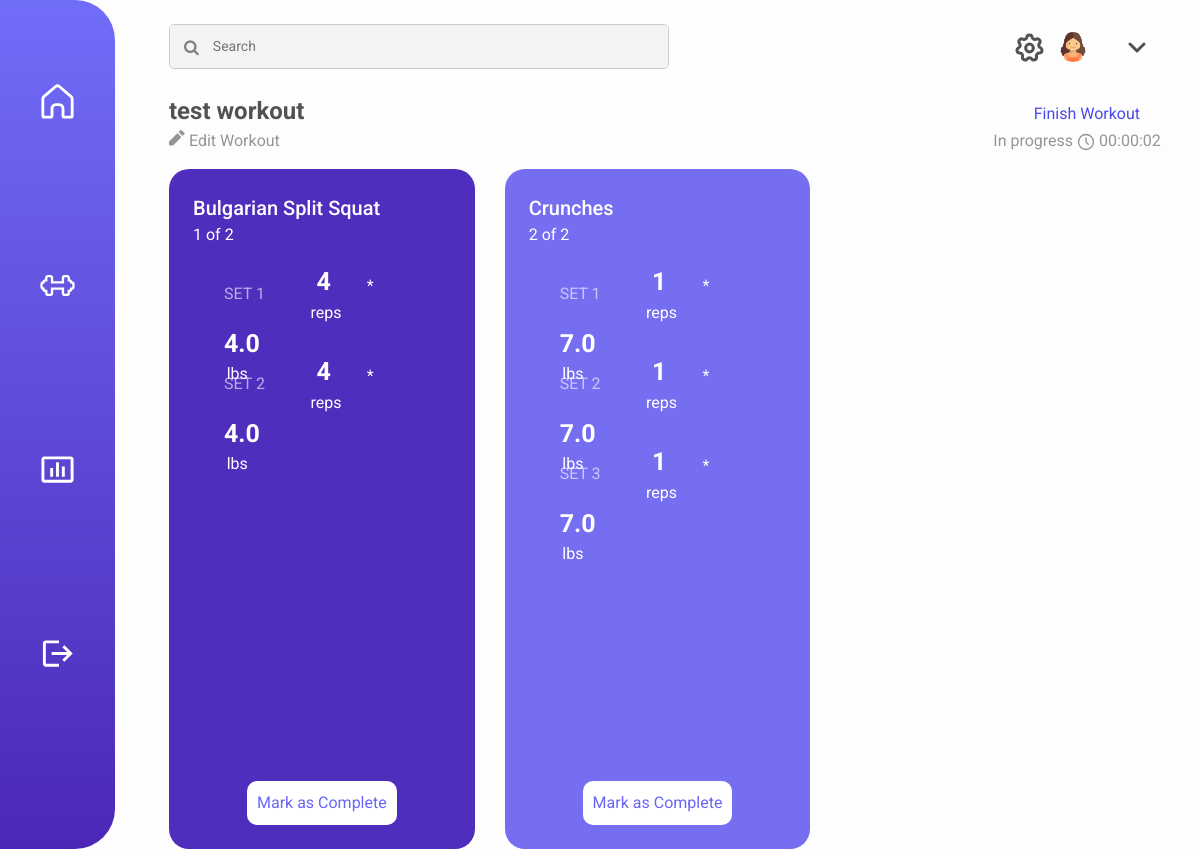
/current-workout/11/ (signed in), run on the app's committed database.
### dashboard/models.py (models this page shows)
class Workout(models.Model):
	times_completed = models.IntegerField()
	date_created = models.DateField(auto_now_add=True)
	last_date_completed = models.DateField(auto_now=True)
	name = models.CharField(max_length=120)
	avg_time_completed = models.DurationField(default=timedelta(minutes=0))
	total_time = models.DurationField(default=timedelta(minutes=0))
	user = models.ForeignKey(User, on_delete=models.CASCADE)
	weight_lifted = models.FloatField(default=0)

class Exercise(models.Model):
	exercise_type = models.ForeignKey(ExerciseType, on_delete=models.CASCADE)
	num_reps = models.IntegerField()
	num_sets = models.IntegerField()
	weight_lifted = models.FloatField()
	weight = models.FloatField()
	workout = models.ForeignKey('Workout', on_delete=models.CASCADE)

class ExerciseType(models.Model):
	TYPES = (
		('Bicep-Curls', 'Bicep Curls'),
		('Squats', 'Squats'),
		('Jumping-Jacks', 'Jumping Jacks'),
		('Bench-Press', 'Bench Press'),
		('Bulgarian-Split-Squat', 'Bulgarian Split Squat'),
		('Chest-Fly', 'Chest Fly'),
		('Crunches', 'Crunches'),
		('Curtsy-Lunge', 'Curtsy Lunge'),
		('Good-Morning', 'Good Morning'),
		('Hip-Abduction', 'Hip Abduction'),
		('Hip-Thrusts', 'Hip Thrusts'),
		('Leg-Extension', 'Leg Extension'),
		('Leg-Press', 'Leg Press'),
		('Lying-Leg-Curl', 'Lying Leg Curl'),
		('RDL', 'RDL'),
		('Russian-Twists', 'Russian Twists'),
		('Sumo-Deadlift', 'Sumo Deadlift'),
		('Tricep-Extension', 'Tricep Extension')
	)
	MUSCLES = (
		('Abs', 'Abs'),
		('Back', 'Back'),
		('Biceps', 'Biceps'),
		('Calves', 'Calves'),
		('Chest', 'Chest'),
		('Forearms', 'Forearms'),
		('Glutes', 'Glutes'),
		('Hamstrings', 'Hamstrings'),
		('Quadriceps', 'Quadriceps'),
		('Shoulders', 'Shoulders'),
		('Traps', 'Traps'),
		('Triceps', 'Triceps'),
		('Upper Back', 'Upper Back'),
		('Lower Back', 'Lower Back')
	)
	name = models.CharField(max_length=120, choices = TYPES, default = 'bicep-curls')
	muscles_worked = MultiSelectField(max_length=120, choices = MUSCLES, default = 'biceps')
	video_link = models.URLField(max_length=500)
	def get_exercise_name(self):
		return dict(self.TYPES).get(self.name)

### dashboard/views.py (the view, shortened to what this page needs)
# urls.py: path('current-workout/<int:id>/', current_workout_view),
@login_required
def current_workout_view(request, id):
	current_workout = get_object_or_404(Workout, user=request.user, id=id)
	return render(request, 'currentworkout.html', {'current_workout': current_workout,})

### templates/currentworkout.html (shortened to what this page needs)
<!DOCTYPE html>
<html lang="en">
<head>
    {% load static %}
    <link rel="stylesheet" href="https://cdnjs.cloudflare.com/ajax/libs/font-awesome/4.7.0/css/font-awesome.min.css">
    <link href="{% static 'fitnessing/css/dashboard.css' %}" rel="stylesheet">
    <link rel="stylesheet" href="https://stackpath.bootstrapcdn.com/bootstrap/4.4.1/css/bootstrap.min.css">
</head>
<body>
    <div class="sidenav">
        <div class=link1>
            <a href="/"><img class="home" src="{% static 'fitnessing/images/Home_Icon_White.svg' %}"></a>
        </div>
        <div class=link2>
            <a href="/workouts"><img class="workouts" src="{% static 'fitnessing/images/Weight_Icon.svg' %}"></a>
        </div>
        <div class=link3>
            <a href="/stats"><img class="stats" src="{% static 'fitnessing/images/Bar_Chart_Icon.svg' %}"></a>
        </div>
        <div class=link4>
            <a href="/accounts/logout"><img class="login" src="{% static 'fitnessing/images/Logout_Icon.svg' %}"></a>
        </div>
    </div>
    <div class="container-fluid main">
        <div class="row mx-4 mt-4">
            <div class="col-sm-8">
                <div class="searchContainer">
                    <i class="fa fa-search searchIcon"></i>
                    <input class="searchBox" type="text" placeholder="Search">
                </div>
            </div>
            <div class="col-sm-4 text-right pt-2">
                <a href="/settings"><img class="settings" src="{% static 'fitnessing/images/Settings_Icon.svg' %}"></a>
                <div class="profile align-middle">
                    <img class="userIcon" src="{% static 'fitnessing/images/Placeholder_User_Icon.png' %}">
                    <button class="name">{{user.get_short_name}}</button>
                    <img class="dropdownIcon" src="{% static 'fitnessing/images/Dropdown_Icon.svg' %}">
                </div>
            </div>
        </div>
        <div class="row mx-0 pt-4 pl-4 mr-4">
            <div class="col-sm-10">
                <p class="workouts_title m-0"><b>{{current_workout.name}}</b></p>
            </div>
            <div class="col-sm-2 text-right pt-2">
                <form method="POST" id="form">
                    <input class="link" type="submit" value="Finish Workout">
                </form>
            </div>
        </div>
        <div class="row mx-0 pl-4 mr-0">
            <div class="col-sm-9">
                <a class="edit" href="/create-workout"><img class="pencil" src="{% static 'fitnessing/images/Pencil_Icon.svg' %}"> Edit Workout</a>
            </div>
            <div class="col-sm-3 text-right p-0 m-0">
                <div class="row p-0 m-0">
                    <div class="col-sm-8 pr-1 m-0">
                        <p class="edit">In progress <img class="clock" src="{% static 'fitnessing/images/Clock_Icon.svg' %}"></p>
                    </div>
                    <div class="col-sm-4 text-left p-0 m-0">
                        <p class="edit" id="counter"> 0:00</p>
                    </div>
                </div>
            </div>
        </div>
        <div class=exercises>
            <div class="row mx-0 pl-4 mr-4">
                {% for exercise in current_workout.exercise_set.all %}
                <div class="col-sm-4">
                    {% if forloop.counter|divisibleby:2 %}
                    <div class="exercise_container color5">
                    {% elif forloop.counter|divisibleby:3 %}
                    <div class="exercise_container color4">
                    {% elif forloop.counter|divisibleby:4 %}
                    <div class="exercise_container color3">
                    {% elif forloop.counter|divisibleby:5 %}
                    <div class="exercise_container color2">
                    {% else %}
                    <div class="exercise_container color1">
                    {% endif %}
                        <div class="row px-4 pt-4 pb-2">
                            <div class="col-sm-12">
                                <p class="exercise_title m-0">{{exercise.exercise_type.get_exercise_name}}</p>
                                <p class="exercise_num m-0">{{ forloop.counter }} of {{current_workout.exercise_set.count}}</p>
                            </div>
                        </div>
                        {% with ''|center:exercise.num_sets as range %}
                        {% for _ in range %}
                        <div class="row px-4 py-2 set mx-3">
                            <div class="col-sm-3">
                                <p class="set_title m-0">SET {{ forloop.counter }}</p>
                            </div>
                            <div class="col-sm-1 check">
                            </div>
                            <div class="col-sm-3">
                                <p class="number m-0">
                                    {{exercise.num_reps}}
                                </p>
                                <p class="small_text m-0">
                                    reps
                                </p>
                            </div>
                            <div class="col-sm-1">
                                <p class="small_text">*</p>
                            </div>
                            <div class="col-sm-3">
                                <p class="number m-0">
                                    {{exercise.weight}}
                                </p>
                                <p class="small_text m-0">
                                    lbs
                                </p>
                            </div>
                        </div>
                        {% endfor %}
                        {% endwith %}
                        <div class="row p-4 buttons">
                            <div class="col-sm-12">
                                <button class="complete">Mark as Complete</button>
                            </div>
                        </div>
                    </div>
                </div>
                {% endfor %}
            </div>
        </div>
    </div>
</body>
</html>

### static/fitnessing/css/dashboard.css (style rules this page uses)
html { height: 100%; }
body { background-color: #FDFDFD !important; font-family: 'Roboto' !important; }
.main { margin-left: 115px !important; height: 100vh; width: calc(100% - 115px) !important; }
.sidenav { height: 100%; width: 115px; position: fixed; z-index: 1; top: 0; left: 0; overflow-x: hidden; background-image: linear-gradient(#706DF9, #4C27B6); border-radius: 0 40px 40px 0; padding-top: 10px; overflow: hidden; }
.link1, .link2, .link3, .link4 { display: block; text-align: center; padding: 75px 0 75px 0; margin: -1px; }
.sidenav a img { height: 35px; width: 35px; }
.searchContainer { display: inline-flex; flex: 1 1 300px; border: 1px solid #ccc; border-radius: 5px; overflow: hidden; width: 500px; height: 45px; }
.searchIcon { padding: 14px; color: grey; background-color: #F3F3F3; text-align: center; }
.searchBox { border: 0; padding: 0.5rem 0.5rem 0.5rem 0; flex: 1; font-size: 14px; background-color: #F3F3F3; }
.settings { border: none; margin-right: 10px; background-color: #FDFDFD; }
.profile { display: inline-block; align-items: center; }
.userIcon { border-radius: 50%; width: 30px; height: 30px; }
.name { border: none; background-color: #FDFDFD; font-size: 18px; font-weight: bold; color: #525252; margin-left: 10px; }
.dropdownIcon { margin-left: 10px; }
.link { text-decoration: none; color: #4C49EA; border: none; background-color: transparent; }
.workouts_title { font-size: 24px; color: #525252; }
.edit { color: #959595; }
.pencil { vertical-align: baseline; }
.clock { height: 18px; }
.exercise_container { height: 85vh; width: 100%; border-radius: 20px; text-align: center; overflow-y: scroll; overflow-x: hidden; }
.color1 { background-color: #502EBD; }
.color5 { background-color: #766EF1; }
.exercises > .row { overflow-x: scroll !important; white-space: nowrap; flex-wrap: nowrap; }
.exercises > .row > .col-sm-4 { display: inline-block; float: none; }
.exercise_title { color: white; font-size: 20px; font-weight: 500; text-align: left; }
.exercise_num { color: white; text-align: left; }
.set { height: 85px; border-radius: 20px; text-align: center; display: flex; align-items: center; margin-bottom: 5px; cursor: pointer; }
.set_title { color: white; opacity: 0.6; text-align: center; }
.number { color: rgb(255, 255, 255); font-size: 25px; font-weight: bold; }
.small_text { color: white; }
.complete { background-color: white; border-radius: 10px; padding: 10px 10px; color: #6966F6; border: none; text-align: center; }
.buttons { position: absolute; width: inherit; bottom: 0; }
.check { width: 20px; height: 20px; }

### data on the page
Workout: name "test workout", exercise_set.count "2"
Exercise: exercise_type.get_exercise_name "Bulgarian Split Squat", num_reps "4" "4", num_sets 2 (drawn), weight "4.0" "4.0"
Exercise: exercise_type.get_exercise_name "Crunches", num_reps "1" "1" "1", num_sets 3 (drawn), weight "7.0" "7.0" "7.0"
